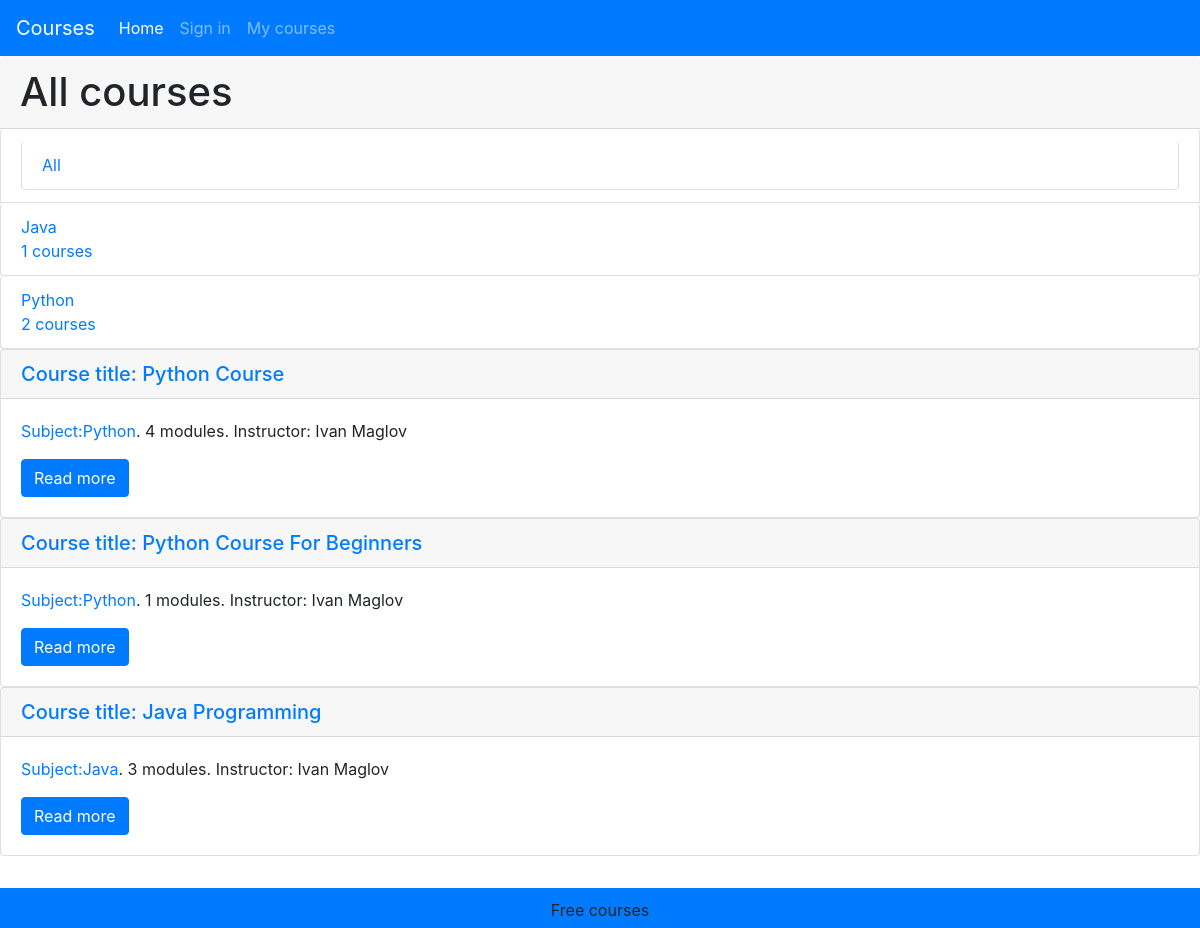
The page / on the database its author committed.
### courses/models.py (models this page shows, shortened)
class Subject(models.Model):
    title = models.CharField(max_length=200)
    slug = models.SlugField(max_length=200, unique=True)
    class Meta:
        ordering = ['title']
    def __str__(self):
        return self.title

class Course(models.Model):
    owner=models.ForeignKey(User,related_name='courses_created', on_delete=models.CASCADE)
    subject = models.ForeignKey(Subject,related_name='courses',	on_delete=models.CASCADE)
    title = models.CharField(max_length=200)
    slug = models.SlugField(max_length=200, unique=True)
    overview = models.TextField()
    created = models.DateTimeField(auto_now_add=True)
    students = models.ManyToManyField(User,related_name='courses_joined',blank=True)
    class Meta:
        ordering = ['-created']

### courses/views.py (the view)
# urls.py: path('', CourseListView.as_view(), name='course_list'),
class CourseListView(TemplateResponseMixin, View):
    model = Course
    template_name = 'courses/course/list.html'
    def get(self, request, subject=None):
        subjects = cache.get('all_subjects')
        if not subjects:
            subjects = Subject.objects.annotate(
                           total_courses=Count('courses'))
            cache.set('all_subjects', subjects)
        all_courses = Course.objects.annotate(
                                   total_modules=Count('modules'))
        if subject:
            subject = get_object_or_404(Subject, slug=subject)
            key = 'subject_{}_courses'.format(subject.id)
            courses = cache.get(key)
            if not courses:
                courses = all_courses.filter(subject=subject)
                cache.set(key, courses)
        else:
            courses = cache.get('all_courses')
            if not courses:
                courses = all_courses
                cache.set('all_courses', courses)
        return self.render_to_response({'subjects': subjects,
                                        'subject': subject,
                                        'courses': courses})

### courses/templates/courses/course/list.html (shortened to what this page needs)
{% extends "base.html" %}
{% block content %}
<h1 class="card-header">
    {% if subject %}
        {{ subject.title }} courses
    {% else %}
        All courses
    {% endif %}
</h1>
<ul class="list-group">
       <li {% if not subject %}class="list-group-item"{% endif %}>
            <a class="list-group-item" href="{% url "course_list" %}">All</a>
        </li>
     {% for s in subjects %}
            <li {% if subject == s %}class="list-group-item"{% endif %}>
                <a class="list-group-item" href="{% url "course_list_subject" s.slug %}">
                    {{ s.title }}
                    <br><span>{{ s.total_courses }} courses</span>
                </a>
            </li>
        {% endfor %}
      {% for course in courses %}
        {% with subject=course.subject %}
    <div class="card">
  <h5 class="card-header"><a  href="{% url "course_detail" course.slug %}">Course title: {{ course.title }}</a></h5>
  <div class="card-body">
    <p class="card-text">
        <a  href="{% url "course_list_subject" subject.slug %}">Subject:{{ subject }}</a>.
                {{ course.total_modules }} modules.
                Instructor: {{ course.owner.get_full_name }}
    </p>
    <a class="btn btn-primary" href="{% url "course_detail" course.slug %}">Read more</a>
  </div>
</div>
       {% endwith %}
    {% endfor %}
</ul>
</div>
{% endblock %}

### courses/templates/base.html (shortened to what this page needs)
{% load staticfiles %}
<!DOCTYPE html>
<html>
<head>
  <link href="{% static "css/bootstrap4.min.css" %}" rel="stylesheet">
   <link href="{% static "css/base.css" %}" rel="stylesheet">
</head>
<body>
  <div id="header">
      <nav class="navbar navbar-expand-lg navbar-dark bg-primary">
    <a class="navbar-brand" href="#">Courses</a>
    <div class="collapse navbar-collapse" id="navbarColor02">
      <ul class="navbar-nav mr-auto">
        <li class="nav-item active">
          <a class="nav-link" href="{% url "course_list" %}">Home <span class="sr-only">(current)</span></a>
        </li>
        <li class="nav-item">
           {% if request.user.is_authenticated %}
          <a class="nav-link" href="{% url "logout" %}">Sign out</a>
           {% else %}
           <a class="nav-link " href="{% url "login" %}">Sign in</a>
           {% endif %}
        </li>
            <li class="nav-item">
          <a class="nav-link" href="{% url "student_course_list" %}">My courses</a>
        </li>
      </ul>
    </div>
  </nav>
  </div>
  <div id="content">
    {% block content %}
    {% endblock %}
  <br><br><br>
  <div class="text-center" id="footer">Free courses
                  </div>
</body>
</html>

### courses/templates/base.html (style rules this page uses)
#footer { position: fixed; padding: 10px 10px 0px 10px; bottom: 0; width: 100%; height: 40px; background: #007bff ; }

### rows shown on the page
Subject: title "Java", total_courses "1"
Subject: title "Python", total_courses "2"
Course: title "Python Course", subject "Python", total_modules "4", owner.get_full_name "Ivan Maglov"
Course: title "Python Course For Beginners", subject "Python", total_modules "1", owner.get_full_name "Ivan Maglov"
Course: title "Java Programming", subject "Java", total_modules "3", owner.get_full_name "Ivan Maglov"
